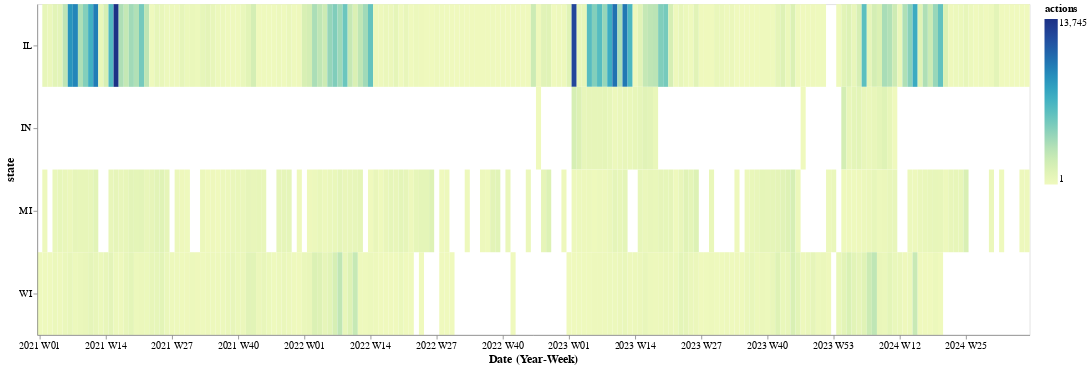

The notebook cell this image was saved under:
### Markdown cell above
### 4.1 - Actions Heatmap

Generate a heatmap (using `mark_rect`) with:

- a row per state
- each row consists of shaded marks with shading based on the total action count for a given week

Tip: Use the 'yearweek(date)' aggregation for the X channel.

See `imgs/ex4.1.png`.

### Code cell
def actions_heatmap_scaled(df):
    # Group data by state and year-week
    df_grouped = group_data(df, [df['state'], df['date'].dt.strftime('%Y W%U')])

    # Create a list of dates for labels on x-axis (every 13 weeks)
    all_dates = sorted(df_grouped['date'].unique())
    tick_dates = all_dates[::13]
    
    # Create heatmap chart
    heatmap = alt.Chart(df_grouped).mark_rect().encode(
        x=alt.X('date:O', title='Date (Year-Week)', 
                axis=alt.Axis(labelAngle=0, 
                              values = tick_dates,
                              tickCount=len(tick_dates))),
        y=alt.Y('state:O', title='state'),
        color=alt.Color('count:Q', scale=alt.Scale(scheme='yellowgreenblue'), title='actions'),
        tooltip=['state', 'date', 'count']
    ).properties(
        width=1200,
        height=400
    ).configure_axis(
        labelFontSize=12,
        titleFontSize=14
    ).configure_legend(
        titleFontSize=13,
        labelFontSize=12
    )
    
    return heatmap.display()

actions_heatmap_scaled(actions_df())

### Figure 1 — Vega-Lite specification as saved in the notebook (floating-point values rounded to 4 significant figures; data arrays with more than 128 entries replaced by an {"elided": "..."} marker saying what was removed)
{"config": {"view": {"continuousWidth": 300, "continuousHeight": 300}, "axis": {"labelFontSize": 12, "titleFontSize": 14}, "legend": {"labelFontSize": 12, "titleFontSize": 13}}, "data": {"name": "data-417cd9a94f260ecbc2b4c8b6092e9f19"}, "mark": {"type": "rect"}, "encoding": {"color": {"field": "count", "scale": {"scheme": "yellowgreenblue"}, "title": "actions", "type": "quantitative"}, "tooltip": [{"field": "state", "type": "nominal"}, {"field": "date", "type": "nominal"}, {"field": "count", "type": "quantitative"}], "x": {"axis": {"labelAngle": 0, "tickCount": 15, "values": ["2021 W01", "2021 W14", "2021 W27", "2021 W40", "2022 W01", "2022 W14", "2022 W27", "2022 W40", "2023 W01", "2023 W14", "2023 W27", "2023 W40", "2023 W53", "2024 W12", "2024 W25"]}, "field": "date", "title": "Date (Year-Week)", "type": "ordinal"}, "y": {"field": "state", "title": "state", "type": "ordinal"}}, "height": 400, "width": 1200, "$schema": "https://vega.github.io/schema/vega-lite/v5.8.0.json", "datasets": {"data-417cd9a94f260ecbc2b4c8b6092e9f19": {"elided": "517 records"}}}
